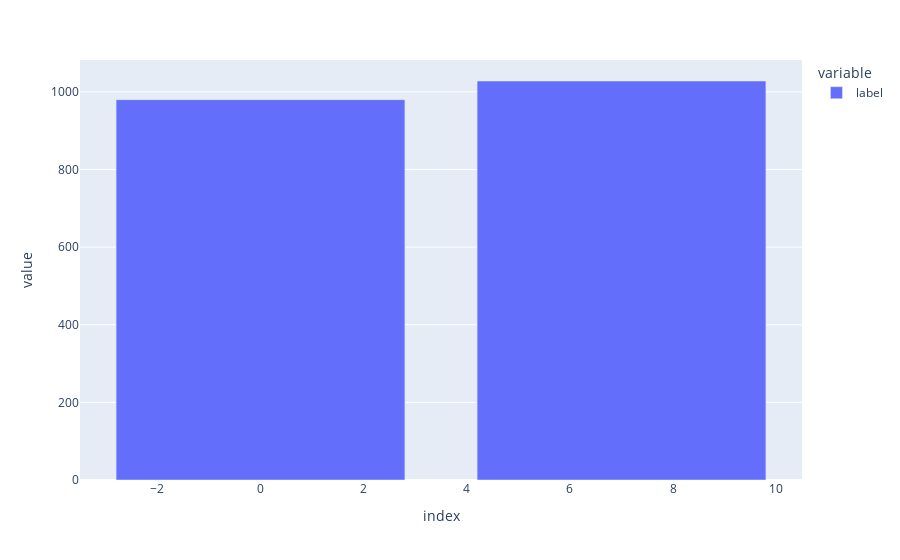

The notebook cell saved with this chart:
### Code cell
digits['label'].value_counts().plot(kind='bar')

### Figure 1 — Plotly figure (JSON) as saved in the notebook; plotly's stock layout.template omitted (floating-point values rounded to 4 significant figures)
{"data": [{"alignmentgroup": "True", "hovertemplate": "variable=label<br>index=%{x}<br>value=%{y}<extra></extra>", "legendgroup": "label", "marker": {"color": "#636efa"}, "name": "label", "offsetgroup": "label", "orientation": "v", "showlegend": true, "textposition": "auto", "type": "bar", "x": [7, 0], "xaxis": "x", "y": [1028, 980], "yaxis": "y"}], "layout": {"barmode": "relative", "legend": {"title": {"text": "variable"}, "tracegroupgap": 0}, "margin": {"t": 60}, "xaxis": {"anchor": "y", "domain": [0, 1], "title": {"text": "index"}}, "yaxis": {"anchor": "x", "domain": [0, 1], "title": {"text": "value"}}}}
